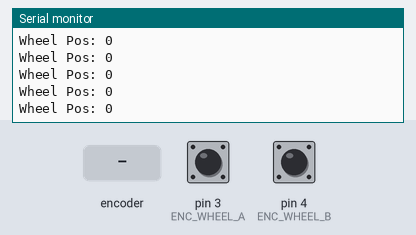
This program was run on a simulated SparkFun Pro Micro, built with avr-gcc and run on an emulated ATmega32U4. On the bench: the last lines printed to the serial monitor. The test bench sets the inputs (shaded band); at power-on: pin 3 (ENC_WHEEL_A) HIGH, pin 4 (ENC_WHEEL_B) HIGH. USB keyboard and mouse output is not drawn.

Above: at 1.2 s.
1.3 s: rotary encoder on pin 3 (ENC_WHEEL_A) / pin 4 (ENC_WHEEL_B) turned 1 step (first pin leading)
At 1.32 s:
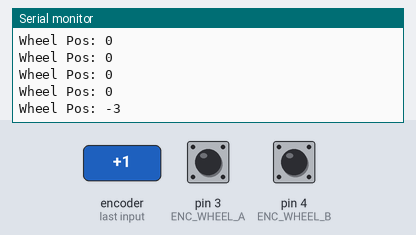
3.0 s: rotary encoder on pin 3 (ENC_WHEEL_A) / pin 4 (ENC_WHEEL_B) turned 1 step (first pin leading)
At 3.02 s:
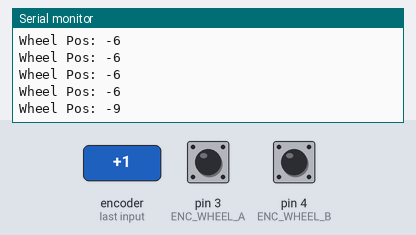
Timing chart, 0 to 6.0 s (numbered marks = the images above; inputs shaded):
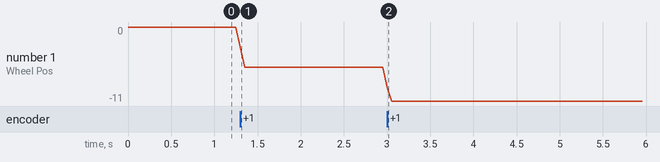

Measured:
- after the input at 1.3 s, the serial monitor: prints a new line at once (image 1)
- after the input at 3.0 s, the serial monitor: prints a new line at once (image 2)
- plotted number 1: 0 → -6 after the input at 1.3 s, -6 → -11 after the input at 3.0 s

The program:

main.cpp
```cpp
#include <Arduino.h>
#include <Joystick.h> // comes from https://github.com/MHeironimus/ArduinoJoystickLibrary

// Encoder Vars
  #define ENC_WHEEL_A                    3 // This needs to be updated!! pin 3 maps to ISR 0
  #define ENC_WHEEL_B                    4 // This needs to be updated!!
  volatile bool _EncWheelASet;
  volatile bool _EncWheelBSet;
  volatile long _EncWheelTicks     =     0;
  #define ENC_WHEEL_PPR                600
  #define ENC_WHEEL_QUAD_USE             2
  #define AXIS_WHEEL_MAX              4095
  #define AXIS_WHEEL_MIN             -4095
  #define ROT_WHEEL_MAX               1500
  #define ROT_WHEEL_MIN              -1500

// Wheel Vars
  //double wheel_angle               =   0.0;
  int wheel_pos                    =     0;

// Loop Vars
#define LOOP_PER                        50
unsigned long next_loop            =     0;
int loop_catch                     =     0;

// Joystick
Joystick_ Joystick(JOYSTICK_DEFAULT_REPORT_ID,JOYSTICK_TYPE_GAMEPAD,
  0, 0,                    // Button Count, Hat Switch Count
  false, false, false,     // X, Y, Z
  false, false, false,     // Rx, Ry, Rz
  false, false,            // rudder, throttle
  false, false, true);     // accelerator, brake, steering


void UpdateEncoder_Wheel() {
  _EncWheelASet = digitalRead(ENC_WHEEL_A);
  _EncWheelBSet = digitalRead(ENC_WHEEL_B);
  if (_EncWheelASet) {
    _EncWheelTicks -= _EncWheelBSet ? -1 : +1;
  } else {
    _EncWheelTicks += _EncWheelBSet ? -1 : +1;
  }

}

double WheelAngle() {
  // Converts wheel encoder position to angle (degrees)
  double WheelAngle = (360 * (double)_EncWheelTicks) / (ENC_WHEEL_PPR * ENC_WHEEL_QUAD_USE);
  return WheelAngle;
}

void UpdateWheel() {
  //int wheel_pos;
  if (_EncWheelTicks >= 0) {
    if (_EncWheelTicks >= ROT_WHEEL_MAX) {
      wheel_pos = AXIS_WHEEL_MAX;
    } else {
      wheel_pos = map(_EncWheelTicks,0,ROT_WHEEL_MAX,0,AXIS_WHEEL_MAX);
    }
  } else {
    if (_EncWheelTicks <= ROT_WHEEL_MIN) {
      wheel_pos = AXIS_WHEEL_MIN;
    } else {
      wheel_pos = map(_EncWheelTicks,ROT_WHEEL_MIN,0,AXIS_WHEEL_MIN,0);
    }
  }
  //return wheel_pos;
}

void setup() {
  Serial.begin(9600);

  pinMode(ENC_WHEEL_A,INPUT_PULLUP);
  pinMode(ENC_WHEEL_B,INPUT_PULLUP);

  attachInterrupt(digitalPinToInterrupt(ENC_WHEEL_A), UpdateEncoder_Wheel, CHANGE);


  Joystick.setSteeringRange(AXIS_WHEEL_MIN,AXIS_WHEEL_MAX);
  Joystick.begin();
}

void loop() {
  if (millis() >= next_loop) {
    next_loop = millis() + LOOP_PER;

    if (loop_catch < 20) {
      Serial.print(millis()); Serial.print(",");Serial.println(next_loop);
      loop_catch++;
    }
    UpdateWheel();
    Joystick.setSteering(wheel_pos);
    Serial.print("Wheel Pos: "); Serial.println(wheel_pos);
  }
}
```
